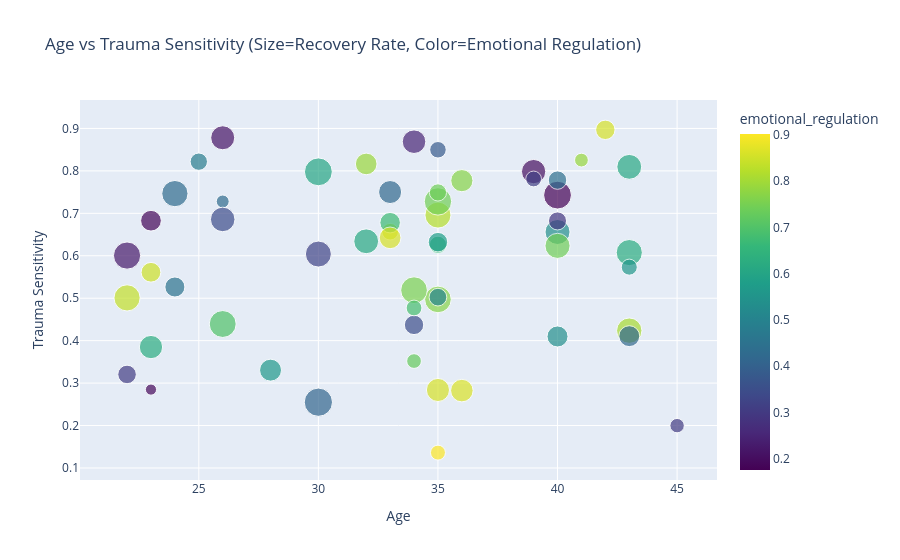
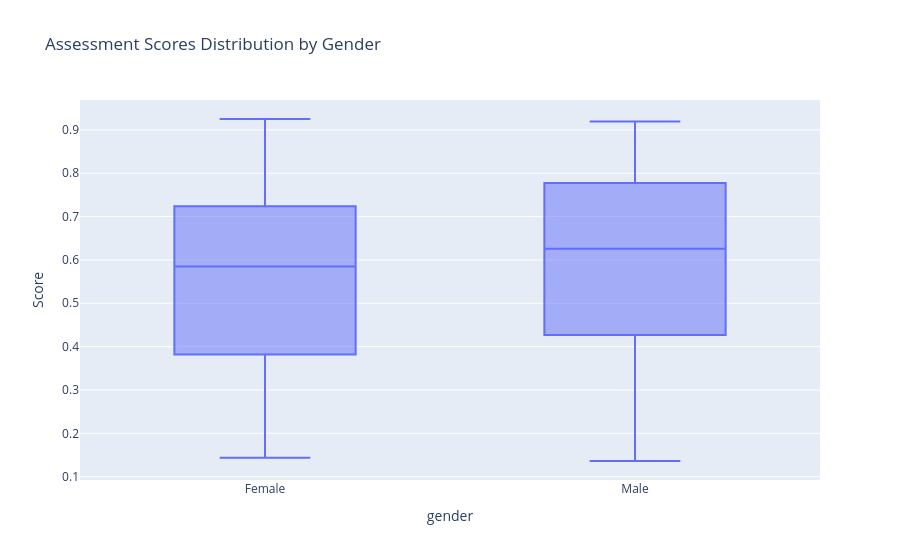
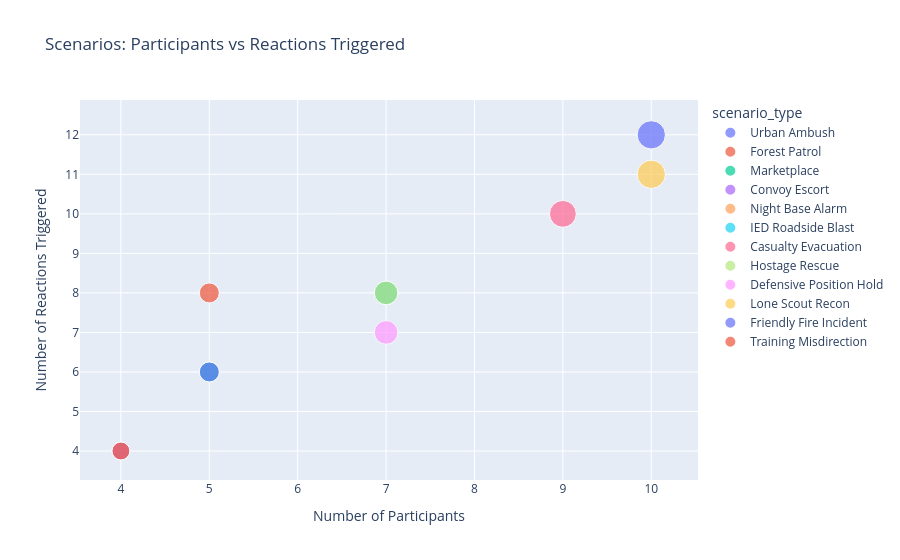
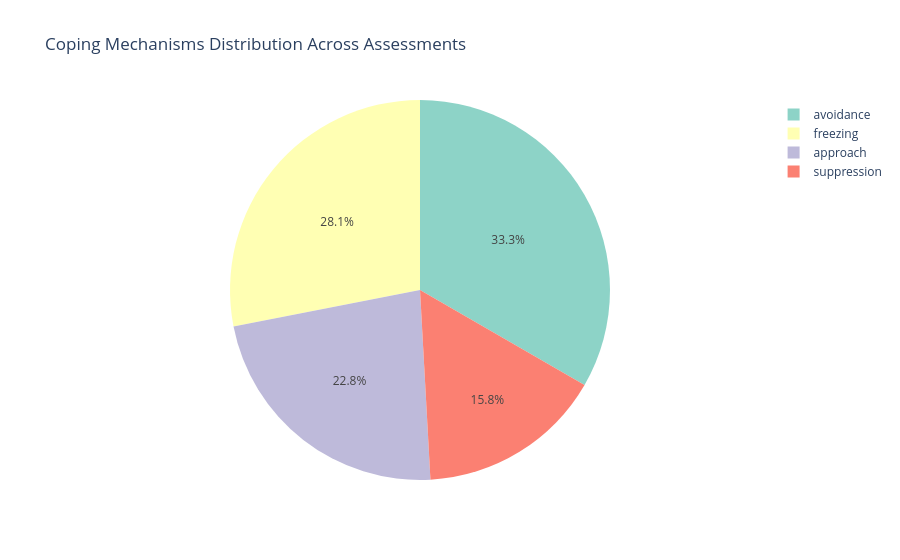

The notebook cell saved with these charts, in order:
### Markdown cell above
## 12. Interactive Visualizations with Plotly

### Code cell
# Interactive Visualizations
# 1. Interactive scatter plot - Age vs Assessment Scores
fig = px.scatter(persons_assessments, 
                 x='age', 
                 y='trauma_sensitivity',
                 size='recovery_rate',
                 color='emotional_regulation',
                 hover_name='name',
                 hover_data={'age': True, 'rank': True, 'gender': True},
                 title='Age vs Trauma Sensitivity (Size=Recovery Rate, Color=Emotional Regulation)',
                 labels={'age': 'Age', 'trauma_sensitivity': 'Trauma Sensitivity'},
                 color_continuous_scale='Viridis')
fig.show()

# 2. Box plot - Assessment scores by gender
fig = px.box(persons_assessments,
            y=['trauma_sensitivity', 'emotional_regulation', 'recovery_rate', 'impulsivity'],
            x='gender',
            title='Assessment Scores Distribution by Gender',
            labels={'value': 'Score', 'variable': 'Assessment Type'})
fig.show()

# 3. Bubble chart - Scenario participants and reactions
scenario_bubble_data = pd.DataFrame({
    'scenario_id': scenarios['id'],
    'scenario_type': scenarios['scenario_type'],
    'environment': scenarios['environment'],
    'participants': [len(participates[participates['scenario_id'] == sid]) for sid in scenarios['id']],
    'reactions': [len(triggers[triggers['scenario_id'] == sid]) for sid in scenarios['id']]
})

fig = px.scatter(scenario_bubble_data,
                x='participants',
                y='reactions',
                size='participants',
                color='scenario_type',
                hover_name='environment',
                title='Scenarios: Participants vs Reactions Triggered',
                labels={'participants': 'Number of Participants', 'reactions': 'Number of Reactions Triggered'})
fig.show()

# 4. Pie chart - Coping mechanism distribution
coping_dist = assessments['coping_mechanism'].value_counts().reset_index()
coping_dist.columns = ['coping_mechanism', 'count']
fig = px.pie(coping_dist,
            names='coping_mechanism',
            values='count',
            title='Coping Mechanisms Distribution Across Assessments',
            color_discrete_sequence=px.colors.qualitative.Set3)
fig.show()

# 5. Heatmap - Person characteristics
if len(persons_assessments) > 0:
    heatmap_data = persons_assessments[['trauma_sensitivity', 'emotional_regulation', 'recovery_rate', 'impulsivity']].head(20)
    fig = px.imshow(heatmap_data.T,
                   labels=dict(x="Person Index", y="Assessment Metric", color="Score"),
                   title="Assessment Scores Heatmap (First 20 Persons)")
    fig.show()

print("✓ Interactive visualizations created!")

### Figure 1 — Plotly figure (JSON) as saved in the notebook; plotly's stock layout.template omitted (floating-point values rounded to 4 significant figures)
{"data": [{"customdata": [["Major", "Female"], ["Major", "Female"], ["Private", "Female"], ["Private", "Male"], ["Private", "Male"], ["Private", "Male"], ["Captain", "Female"], ["Major", "Female"], ["Major", "Male"], ["Major", "Male"], ["Major", "Male"], ["Corporal", "Female"], ["Corporal", "Female"], ["Corporal", "Female"], ["Staff Sergeant", "Male"], ["Staff Sergeant", "Male"], ["Staff Sergeant", "Male"], ["Lieutenant", "Female"], ["Lieutenant", "Female"], ["Major", "Male"], ["Private", "Female"], ["Captain", "Female"], ["Sergeant", "Female"], ["Sergeant", "Female"], ["Captain", "Male"], ["Captain", "Male"], ["Captain", "Male"], ["Major", "Female"], ["Staff Sergeant", "Female"], ["Captain", "Male"], ["Captain", "Male"], ["Lieutenant", "Male"], ["Lieutenant", "Male"], ["Major", "Male"], ["Major", "Female"], ["Major", "Female"], ["Major", "Female"], ["Private", "Male"], ["Private", "Male"], ["Sergeant", "Male"], ["Sergeant", "Male"], ["Sergeant", "Male"], ["Captain", "Female"], ["Captain", "Female"], ["Captain", "Female"], ["Major", "Male"], ["Major", "Male"], ["Staff Sergeant", "Male"], ["Corporal", "Male"], ["Corporal", "Male"], ["Staff Sergeant", "Male"], ["Staff Sergeant", "Male"], ["Staff Sergeant", "Male"], ["Major", "Male"], ["Major", "Male"], ["Private", "Female"], ["Private", "Female"]], "hovertemplate": "<b>%{hovertext}</b><br><br>Age=%{x}<br>Trauma Sensitivity=%{y}<br>recovery_rate=%{marker.size}<br>rank=%{customdata[0]}<br>gender=%{customdata[1]}<br>emotional_regulation=%{marker.color}<extra></extra>", "hovertext": ["Alex Garcia", "Alex Garcia", "Emily Hernandez", "Daniel Smith", "Daniel Smith", "Daniel Smith", "Samantha Anderson", "Nicole Miller", "Matthew Davis", "Matthew Davis", "Matthew Davis", "Andrew Rodriguez", "Andrew Rodriguez", "Andrew Rodriguez", "Ashley Johnson", "Ashley Johnson", "Ashley Johnson", "Nicole Thomas", "Joshua Rodriguez", "Jennifer Anderson", "Jessica Martinez", "James Brown", "Jamie Williams", "Jamie Williams", "Emily Williams", "Emily Williams", "Emily Williams", "Jessica Rodriguez", "James Lopez", "Jennifer Gonzalez", "Jennifer Gonzalez", "Ashley Martinez", "Ashley Martinez", "Jordan Smith", "Samantha Wilson", "Samantha Wilson", "Samantha Wilson", "Emily Johnson", "Emily Johnson", "Jennifer Jones", "Jennifer Jones", "Jennifer Jones", "Andrew Rodriguez", "Andrew Rodriguez", "Andrew Rodriguez", "David Smith", "David Smith", "Matthew Smith", "Riley Brown", "Riley Brown", "Andrew Jones", "Andrew Jones", "Andrew Jones", "Jennifer Garcia", "Jennifer Garcia", "Ryan Davis", "Ryan Davis"], "legendgroup": "", "marker": {"color": [0.8222, 0.744, 0.1827, 0.8366, 0.2241, 0.3068, 0.3823, 0.4168, 0.7683, 0.5009, 0.8579, 0.6057, 0.3221, 0.4101, 0.6248, 0.6111, 0.8063, 0.559, 0.4828, 0.8581, 0.8487, 0.4189, 0.7912, 0.6125, 0.5348, 0.5372, 0.2924, 0.6621, 0.3022, 0.428, 0.3459, 0.6716, 0.8606, 0.5654, 0.3494, 0.7554, 0.7278, 0.1993, 0.3127, 0.1753, 0.4381, 0.743, 0.1888, 0.624, 0.8478, 0.2132, 0.699, 0.787, 0.7701, 0.8627, 0.902, 0.5778, 0.7399, 0.426, 0.4532, 0.6859, 0.2487], "coloraxis": "coloraxis", "size": [0.7843, 0.8696, 0.4962, 0.7949, 0.855, 0.3986, 0.3161, 0.6139, 0.8196, 0.3619, 0.6178, 0.8974, 0.781, 0.9251, 0.7914, 0.7144, 0.7445, 0.2981, 0.3483, 0.4348, 0.3211, 0.5065, 0.5411, 0.7121, 0.723, 0.5113, 0.3783, 0.3434, 0.2398, 0.1938, 0.6975, 0.4858, 0.543, 0.5565, 0.4339, 0.8246, 0.2507, 0.6817, 0.2878, 0.8967, 0.3934, 0.7301, 0.1439, 0.6282, 0.451, 0.6674, 0.8394, 0.2197, 0.5699, 0.5887, 0.2597, 0.4409, 0.344, 0.7973, 0.4657, 0.2884, 0.6425], "sizemode": "area", "sizeref": 0.002313, "symbol": "circle"}, "mode": "markers", "name": "", "orientation": "v", "showlegend": false, "type": "scatter", "x": [35, 35, 23, 22, 22, 22, 35, 33, 35, 35, 35, 30, 30, 30, 43, 43, 43, 43, 25, 42, 33, 43, 32, 32, 40, 40, 40, 35, 45, 26, 26, 33, 33, 28, 34, 34, 34, 39, 39, 40, 40, 40, 23, 23, 23, 26, 26, 41, 36, 36, 35, 35, 35, 24, 24, 34, 34], "xaxis": "x", "y": [0.6959, 0.728, 0.6826, 0.5007, 0.6005, 0.3204, 0.8498, 0.7501, 0.4971, 0.5025, 0.2838, 0.7978, 0.604, 0.255, 0.6075, 0.8095, 0.4236, 0.5732, 0.8217, 0.8967, 0.6567, 0.4106, 0.8164, 0.6341, 0.656, 0.4098, 0.6821, 0.6259, 0.1998, 0.7279, 0.6856, 0.678, 0.6422, 0.3305, 0.4371, 0.519, 0.3519, 0.7983, 0.7809, 0.7429, 0.7783, 0.6233, 0.2847, 0.3849, 0.5611, 0.878, 0.4392, 0.8254, 0.777, 0.2823, 0.1362, 0.6321, 0.7492, 0.7465, 0.5264, 0.477, 0.8688], "yaxis": "y"}], "layout": {"coloraxis": {"colorbar": {"title": {"text": "emotional_regulation"}}, "colorscale": [[0, "#440154"], [0.1111, "#482878"], [0.2222, "#3e4989"], [0.3333, "#31688e"], [0.4444, "#26828e"], [0.5556, "#1f9e89"], [0.6667, "#35b779"], [0.7778, "#6ece58"], [0.8889, "#b5de2b"], [1, "#fde725"]]}, "legend": {"itemsizing": "constant", "tracegroupgap": 0}, "title": {"text": "Age vs Trauma Sensitivity (Size=Recovery Rate, Color=Emotional Regulation)"}, "xaxis": {"anchor": "y", "domain": [0, 1], "title": {"text": "Age"}}, "yaxis": {"anchor": "x", "domain": [0, 1], "title": {"text": "Trauma Sensitivity"}}}}

### Figure 2 — Plotly figure (JSON) as saved in the notebook; plotly's stock layout.template omitted (floating-point values rounded to 4 significant figures; data arrays with more than 128 entries replaced by an {"elided": "..."} marker saying what was removed)
{"data": [{"alignmentgroup": "True", "hovertemplate": "gender=%{x}<br>Score=%{y}<extra></extra>", "legendgroup": "", "marker": {"color": "#636efa"}, "name": "", "notched": false, "offsetgroup": "", "orientation": "v", "showlegend": false, "type": "box", "x": {"elided": "228 str values"}, "x0": " ", "xaxis": "x", "y": {"elided": "228 float values"}, "y0": " ", "yaxis": "y"}], "layout": {"boxmode": "group", "legend": {"tracegroupgap": 0}, "title": {"text": "Assessment Scores Distribution by Gender"}, "xaxis": {"anchor": "y", "domain": [0, 1], "title": {"text": "gender"}}, "yaxis": {"anchor": "x", "domain": [0, 1], "title": {"text": "Score"}}}}

### Figure 3 — Plotly figure (JSON) as saved in the notebook; plotly's stock layout.template omitted (floating-point values rounded to 4 significant figures)
{"data": [{"hovertemplate": "<b>%{hovertext}</b><br><br>scenario_type=Urban Ambush<br>Number of Participants=%{marker.size}<br>Number of Reactions Triggered=%{y}<extra></extra>", "hovertext": ["High noise, crowded, hostile"], "legendgroup": "Urban Ambush", "marker": {"color": "#636efa", "size": [10], "sizemode": "area", "sizeref": 0.025, "symbol": "circle"}, "mode": "markers", "name": "Urban Ambush", "orientation": "v", "showlegend": true, "type": "scatter", "x": [10], "xaxis": "x", "y": [12], "yaxis": "y"}, {"hovertemplate": "<b>%{hovertext}</b><br><br>scenario_type=Forest Patrol<br>Number of Participants=%{marker.size}<br>Number of Reactions Triggered=%{y}<extra></extra>", "hovertext": ["Low light, quiet, suspense"], "legendgroup": "Forest Patrol", "marker": {"color": "#EF553B", "size": [5], "sizemode": "area", "sizeref": 0.025, "symbol": "circle"}, "mode": "markers", "name": "Forest Patrol", "orientation": "v", "showlegend": true, "type": "scatter", "x": [5], "xaxis": "x", "y": [8], "yaxis": "y"}, {"hovertemplate": "<b>%{hovertext}</b><br><br>scenario_type=Marketplace<br>Number of Participants=%{marker.size}<br>Number of Reactions Triggered=%{y}<extra></extra>", "hovertext": ["Crowded, loud, neutral"], "legendgroup": "Marketplace", "marker": {"color": "#00cc96", "size": [5], "sizemode": "area", "sizeref": 0.025, "symbol": "circle"}, "mode": "markers", "name": "Marketplace", "orientation": "v", "showlegend": true, "type": "scatter", "x": [5], "xaxis": "x", "y": [6], "yaxis": "y"}, {"hovertemplate": "<b>%{hovertext}</b><br><br>scenario_type=Convoy Escort<br>Number of Participants=%{marker.size}<br>Number of Reactions Triggered=%{y}<extra></extra>", "hovertext": ["Roadway, sporadic threats"], "legendgroup": "Convoy Escort", "marker": {"color": "#ab63fa", "size": [4], "sizemode": "area", "sizeref": 0.025, "symbol": "circle"}, "mode": "markers", "name": "Convoy Escort", "orientation": "v", "showlegend": true, "type": "scatter", "x": [4], "xaxis": "x", "y": [4], "yaxis": "y"}, {"hovertemplate": "<b>%{hovertext}</b><br><br>scenario_type=Night Base Alarm<br>Number of Participants=%{marker.size}<br>Number of Reactions Triggered=%{y}<extra></extra>", "hovertext": ["Low light, alarms, confusion"], "legendgroup": "Night Base Alarm", "marker": {"color": "#FFA15A", "size": [7], "sizemode": "area", "sizeref": 0.025, "symbol": "circle"}, "mode": "markers", "name": "Night Base Alarm", "orientation": "v", "showlegend": true, "type": "scatter", "x": [7], "xaxis": "x", "y": [8], "yaxis": "y"}, {"hovertemplate": "<b>%{hovertext}</b><br><br>scenario_type=IED Roadside Blast<br>Number of Participants=%{marker.size}<br>Number of Reactions Triggered=%{y}<extra></extra>", "hovertext": ["Desert road, explosion aftermath"], "legendgroup": "IED Roadside Blast", "marker": {"color": "#19d3f3", "size": [7], "sizemode": "area", "sizeref": 0.025, "symbol": "circle"}, "mode": "markers", "name": "IED Roadside Blast", "orientation": "v", "showlegend": true, "type": "scatter", "x": [7], "xaxis": "x", "y": [8], "yaxis": "y"}, {"hovertemplate": "<b>%{hovertext}</b><br><br>scenario_type=Casualty Evacuation<br>Number of Participants=%{marker.size}<br>Number of Reactions Triggered=%{y}<extra></extra>", "hovertext": ["Combat zone, medical emergency"], "legendgroup": "Casualty Evacuation", "marker": {"color": "#FF6692", "size": [9], "sizemode": "area", "sizeref": 0.025, "symbol": "circle"}, "mode": "markers", "name": "Casualty Evacuation", "orientation": "v", "showlegend": true, "type": "scatter", "x": [9], "xaxis": "x", "y": [10], "yaxis": "y"}, {"hovertemplate": "<b>%{hovertext}</b><br><br>scenario_type=Hostage Rescue<br>Number of Participants=%{marker.size}<br>Number of Reactions Triggered=%{y}<extra></extra>", "hovertext": ["Building breach, close quarters"], "legendgroup": "Hostage Rescue", "marker": {"color": "#B6E880", "size": [7], "sizemode": "area", "sizeref": 0.025, "symbol": "circle"}, "mode": "markers", "name": "Hostage Rescue", "orientation": "v", "showlegend": true, "type": "scatter", "x": [7], "xaxis": "x", "y": [8], "yaxis": "y"}, {"hovertemplate": "<b>%{hovertext}</b><br><br>scenario_type=Defensive Position Hold<br>Number of Participants=%{marker.size}<br>Number of Reactions Triggered=%{y}<extra></extra>", "hovertext": ["Fortified location, sustained attack"], "legendgroup": "Defensive Position Hold", "marker": {"color": "#FF97FF", "size": [7], "sizemode": "area", "sizeref": 0.025, "symbol": "circle"}, "mode": "markers", "name": "Defensive Position Hold", "orientation": "v", "showlegend": true, "type": "scatter", "x": [7], "xaxis": "x", "y": [7], "yaxis": "y"}, {"hovertemplate": "<b>%{hovertext}</b><br><br>scenario_type=Lone Scout Recon<br>Number of Participants=%{marker.size}<br>Number of Reactions Triggered=%{y}<extra></extra>", "hovertext": ["Isolated, enemy territory"], "legendgroup": "Lone Scout Recon", "marker": {"color": "#FECB52", "size": [10], "sizemode": "area", "sizeref": 0.025, "symbol": "circle"}, "mode": "markers", "name": "Lone Scout Recon", "orientation": "v", "showlegend": true, "type": "scatter", "x": [10], "xaxis": "x", "y": [11], "yaxis": "y"}, {"hovertemplate": "<b>%{hovertext}</b><br><br>scenario_type=Friendly Fire Incident<br>Number of Participants=%{marker.size}<br>Number of Reactions Triggered=%{y}<extra></extra>", "hovertext": ["Chaos, confusion, betrayal"], "legendgroup": "Friendly Fire Incident", "marker": {"color": "#636efa", "size": [5], "sizemode": "area", "sizeref": 0.025, "symbol": "circle"}, "mode": "markers", "name": "Friendly Fire Incident", "orientation": "v", "showlegend": true, "type": "scatter", "x": [5], "xaxis": "x", "y": [6], "yaxis": "y"}, {"hovertemplate": "<b>%{hovertext}</b><br><br>scenario_type=Training Misdirection<br>Number of Participants=%{marker.size}<br>Number of Reactions Triggered=%{y}<extra></extra>", "hovertext": ["Controlled, unexpected stressors"], "legendgroup": "Training Misdirection", "marker": {"color": "#EF553B", "size": [4], "sizemode": "area", "sizeref": 0.025, "symbol": "circle"}, "mode": "markers", "name": "Training Misdirection", "orientation": "v", "showlegend": true, "type": "scatter", "x": [4], "xaxis": "x", "y": [4], "yaxis": "y"}], "layout": {"legend": {"itemsizing": "constant", "title": {"text": "scenario_type"}, "tracegroupgap": 0}, "title": {"text": "Scenarios: Participants vs Reactions Triggered"}, "xaxis": {"anchor": "y", "domain": [0, 1], "title": {"text": "Number of Participants"}}, "yaxis": {"anchor": "x", "domain": [0, 1], "title": {"text": "Number of Reactions Triggered"}}}}

### Figure 4 — Plotly figure (JSON) as saved in the notebook; plotly's stock layout.template omitted (floating-point values rounded to 4 significant figures)
{"data": [{"domain": {"x": [0, 1], "y": [0, 1]}, "hovertemplate": "coping_mechanism=%{label}<br>count=%{value}<extra></extra>", "labels": ["avoidance", "freezing", "approach", "suppression"], "legendgroup": "", "name": "", "showlegend": true, "type": "pie", "values": [19, 16, 13, 9]}], "layout": {"legend": {"tracegroupgap": 0}, "piecolorway": ["rgb(141,211,199)", "rgb(255,255,179)", "rgb(190,186,218)", "rgb(251,128,114)", "rgb(128,177,211)", "rgb(253,180,98)", "rgb(179,222,105)", "rgb(252,205,229)", "rgb(217,217,217)", "rgb(188,128,189)", "rgb(204,235,197)", "rgb(255,237,111)"], "title": {"text": "Coping Mechanisms Distribution Across Assessments"}}}
